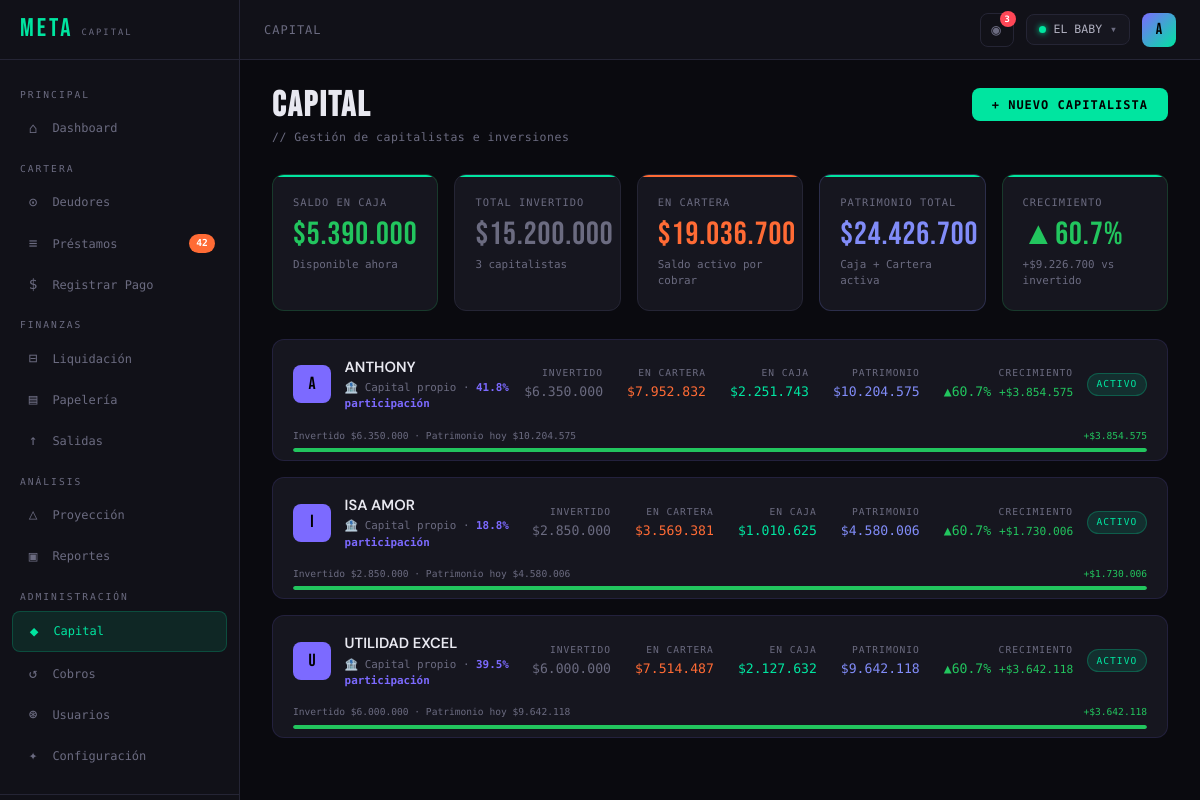
Screenshot of /pages/capital.php (signed in) with the database file from the repository.
### tables this page shows
CREATE TABLE `cobros` (
  `id` int(11) NOT NULL,
  `nombre` varchar(100) NOT NULL,
  `descripcion` varchar(255) DEFAULT NULL,
  `direccion` varchar(255) DEFAULT NULL,
  `telefono` varchar(20) DEFAULT NULL,
  `papeleria_pct` decimal(5,2) NOT NULL DEFAULT 10.00,
  `activo` tinyint(1) NOT NULL DEFAULT 1,
  `created_at` datetime NOT NULL DEFAULT current_timestamp(),
  `updated_at` datetime NOT NULL DEFAULT current_timestamp() ON UPDATE current_timestamp()
);

CREATE TABLE `capitalistas` (
  `id` int(11) NOT NULL,
  `cobro_id` int(11) NOT NULL,
  `nombre` varchar(100) NOT NULL,
  `descripcion` varchar(255) DEFAULT NULL,
  `color` varchar(7) DEFAULT '#7c6aff',
  `tipo` enum('propio','prestado') NOT NULL DEFAULT 'propio',
  `monto_inicial` decimal(15,2) DEFAULT 0.00,
  `tipo_redito` enum('porcentaje','valor_fijo') DEFAULT 'porcentaje',
  `tasa_redito` decimal(8,4) DEFAULT 0.0000,
  `frecuencia_redito` enum('mensual','quincenal','libre') DEFAULT 'mensual',
  `fecha_inicio` date DEFAULT NULL,
  `estado` enum('activo','liquidado') NOT NULL DEFAULT 'activo',
  `created_at` datetime NOT NULL DEFAULT current_timestamp(),
  `updated_at` datetime NOT NULL DEFAULT current_timestamp() ON UPDATE current_timestamp()
);

### config/auth.php (called while the page is built, shortened)
<?php
require_once __DIR__ . '/db.php';
function canDo(string $permiso): bool {
    if ($_SESSION['rol'] === 'superadmin') return true;
    return !empty($_SESSION['permisos'][$permiso]);
}
function cobroActivo(): int {
    return (int)($_SESSION['cobro_activo'] ?? 0);
}

### config/db.php (called while the page is built, shortened)
<?php
function getDB(): PDO {
    static $pdo = null;
    if ($pdo === null) {
        $dsn = "mysql:host=".DB_HOST.";dbname=".DB_NAME.";charset=".DB_CHARSET;
        $options = [
            PDO::ATTR_ERRMODE            => PDO::ERRMODE_EXCEPTION,
            PDO::ATTR_DEFAULT_FETCH_MODE => PDO::FETCH_ASSOC,
            PDO::ATTR_EMULATE_PREPARES   => false,
            PDO::MYSQL_ATTR_INIT_COMMAND => "SET time_zone = '-05:00'"
        ];
        try {
            $pdo = new PDO($dsn, DB_USER, DB_PASS, $options);
        } catch (PDOException $e) {
            http_response_code(500);
            die(json_encode(['error' => 'Error de conexión a la base de datos']));
        }
    }
    return $pdo;
}
require_once __DIR__ . '/helpers.php';

### config/helpers.php (called while the page is built, shortened)
<?php
function fmt($n): string {
    return '$' . number_format((float)$n, 0, ',', '.');
}

### pages/capital.php (the view, shortened to what this page needs)
<?php
require_once __DIR__ . '/../config/auth.php';
$db    = getDB();
$cobro = cobroActivo();
$stmtCap = $db->prepare("
    SELECT cap.id AS capitalista_id, cap.nombre, cap.estado, cap.color,
           cap.tipo, cap.tasa_redito, cap.tipo_redito,
           COALESCE(SUM(CASE WHEN m.tipo='ingreso_capital' AND m.es_entrada=1 AND m.anulado=0 THEN m.monto ELSE 0 END),0) AS total_aportado,
           COALESCE(SUM(CASE WHEN m.tipo='retiro_capital'  AND m.es_entrada=0 AND m.anulado=0 THEN m.monto ELSE 0 END),0) AS total_retirado,
           COALESCE(SUM(CASE WHEN m.tipo='redito'          AND m.es_entrada=0 AND m.anulado=0 THEN m.monto ELSE 0 END),0) AS total_reditos_pagados
    FROM capitalistas cap
    LEFT JOIN capital_movimientos m ON m.capitalista_id=cap.id AND m.cobro_id=?
    WHERE cap.cobro_id=?
    GROUP BY cap.id
    ORDER BY cap.nombre ASC
");
$stmtCap->execute([$cobro, $cobro]);
$capitalistas = $stmtCap->fetchAll();
$stmtCaja = $db->prepare("SELECT COALESCE(SUM(saldo_actual),0) FROM v_saldo_cuentas WHERE cobro_id=?");
$stmtCaja->execute([$cobro]);
$capitalGlobal = (float)$stmtCaja->fetchColumn();
$stmtCartera = $db->prepare("
    SELECT COALESCE(SUM(saldo_pendiente),0)
    FROM prestamos
    WHERE cobro_id=? AND estado NOT IN ('pagado','renovado','refinanciado','anulado')
");
$stmtCartera->execute([$cobro]);
$carteraActiva = (float)$stmtCartera->fetchColumn();
$patrimonioNegocio = $capitalGlobal + $carteraActiva;
$totalAportado = array_sum(array_column($capitalistas, 'total_aportado'));
$crecGlobal    = $patrimonioNegocio - $totalAportado;
$crecGlobalPct = $totalAportado > 0 ? round(($crecGlobal / $totalAportado) * 100, 1) : 0;
$pageSection = 'Capital';
require_once __DIR__ . '/../includes/header.php';
?>
<div class="page-header page-header-row">
  <div>
    <h1>CAPITAL</h1>
    <p>// Gestión de capitalistas e inversiones</p>
  </div>
  <?php if (canDo('puede_crear_capitalista')): ?>
  <button class="btn btn-primary" onclick="openModal('modal-capitalista')">+ Nuevo Capitalista</button>
  <?php endif; ?>
</div>
<div class="stats-grid" style="grid-template-columns:repeat(5,1fr);margin-bottom:1.75rem">
  <div class="stat-card" style="border-color:#22c55e33">
    <div class="stat-label">SALDO EN CAJA</div>
    <div class="stat-value" style="color:#22c55e"><?= fmt($capitalGlobal) ?></div>
    <div class="stat-sub">Disponible ahora</div>
  </div>
  <div class="stat-card">
    <div class="stat-label">TOTAL INVERTIDO</div>
    <div class="stat-value" style="color:var(--muted)"><?= fmt($totalAportado) ?></div>
    <div class="stat-sub"><?= count($capitalistas) ?> capitalistas</div>
  </div>
  <div class="stat-card orange">
    <div class="stat-label">EN CARTERA</div>
    <div class="stat-value"><?= fmt($carteraActiva) ?></div>
    <div class="stat-sub">Saldo activo por cobrar</div>
  </div>
  <div class="stat-card" style="border-color:#818cf833">
    <div class="stat-label">PATRIMONIO TOTAL</div>
    <div class="stat-value" style="color:#818cf8"><?= fmt($patrimonioNegocio) ?></div>
    <div class="stat-sub">Caja + Cartera activa</div>
  </div>
  <div class="stat-card" style="border-color:<?= $crecGlobal >= 0 ? '#22c55e33' : '#ef444433' ?>">
    <div class="stat-label">CRECIMIENTO</div>
    <div class="stat-value" style="color:<?= $crecGlobal >= 0 ? '#22c55e' : '#ef4444' ?>">
      <?= ($crecGlobal >= 0 ? '▲' : '▼') . abs($crecGlobalPct) ?>%
    </div>
    <div class="stat-sub"><?= ($crecGlobal >= 0 ? '+' : '') . fmt($crecGlobal) ?> vs invertido</div>
  </div>
</div>
<?php if (empty($capitalistas)): ?>
<div class="card">
  <div class="empty-state">
    <span class="empty-icon">◆</span>
    <p>No hay capitalistas registrados. Crea uno para empezar.</p>
  </div>
</div>
<?php else: ?>
<?php foreach ($capitalistas as $cap):
  $color     = $cap['color'] ?? '#7c6aff';
  $diff      = $cap['ganancia'];
  $diffPct   = $cap['ganancia_pct'];
  $diffColor = $diff >= 0 ? '#22c55e' : '#ef4444';
  $diffIcon  = $diff >= 0 ? '▲' : '▼';
?>
<div class="item-card mb-2" style="border-color:<?= $color ?>22">
  <div class="item-card-header" onclick="toggleCard('cap-<?= $cap['capitalista_id'] ?>')">
    <div class="avatar" style="background:<?= $color ?>;color:#000">
      <?= strtoupper(substr($cap['nombre'],0,1)) ?>
    </div>
    <div class="item-card-info">
      <div class="item-card-name"><?= htmlspecialchars($cap['nombre']) ?></div>
      <div class="item-card-meta">
        <?= $cap['tipo'] === 'prestado' ? '💳 Capital prestado' : '🏦 Capital propio' ?>
        · <span style="color:<?= $color ?>;font-weight:600"><?= $cap['pct_participacion'] ?>% participación</span>
      </div>
    </div>
    <div class="item-card-stats">
      <div>
        <div class="item-stat-label">Invertido</div>
        <div class="item-stat-val text-mono" style="color:var(--muted)"><?= fmt($cap['capital_neto']) ?></div>
      </div>
      <div>
        <div class="item-stat-label">En cartera</div>
        <div class="item-stat-val text-mono text-orange"><?= fmt($cap['cartera_suya']) ?></div>
      </div>
      <div>
        <div class="item-stat-label">En caja</div>
        <div class="item-stat-val text-mono text-green"><?= fmt($cap['caja_suya']) ?></div>
      </div>
      <div>
        <div class="item-stat-label">Patrimonio</div>
        <div class="item-stat-val text-mono" style="color:#818cf8"><?= fmt($cap['patrimonio_suyo']) ?></div>
      </div>
      <div>
        <div class="item-stat-label">Crecimiento</div>
        <div class="item-stat-val text-mono" style="color:<?= $diffColor ?>">
          <?= $diffIcon . abs($diffPct) ?>% <span style="font-size:.7rem"><?= ($diff>=0?'+':'').fmt($diff) ?></span>
        </div>
      </div>
    </div>
    <?php if ($cap['estado'] === 'liquidado'): ?>
    <span class="badge badge-muted">LIQUIDADO</span>
    <?php else: ?>
    <span class="badge badge-green">ACTIVO</span>
    <?php endif; ?>
  </div>
  <?php if ($cap['capital_neto'] > 0): ?>
  <div style="padding:0 1.25rem 0.5rem">
    <div style="display:flex;justify-content:space-between;font-family:var(--font-mono);font-size:0.6rem;color:var(--muted);margin-bottom:0.3rem">
      <span>Invertido <?= fmt($cap['capital_neto']) ?> · Patrimonio hoy <?= fmt($cap['patrimonio_suyo']) ?></span>
      <span style="color:<?= $diffColor ?>"><?= ($diff>=0?'+':'').fmt($diff) ?></span>
    </div>
    <div style="height:4px;background:var(--border);border-radius:2px;overflow:hidden">
      <?php $barPct = $cap['capital_neto'] > 0 ? min(round(($cap['patrimonio_suyo'] / $cap['capital_neto']) * 100), 200) : 0; ?>
      <div style="height:100%;width:<?= min($barPct,100) ?>%;background:<?= $diffColor ?>;border-radius:2px;transition:width 1s ease"></div>
    </div>
  </div>
  <?php endif; ?>
</div>
<?php endforeach; ?>
<?php endif; ?>
<?php
require_once __DIR__ . '/../includes/footer.php';
?>

### includes/header.php (shortened to what this page needs)
<?php
$pageTitle   = $pageTitle   ?? 'META Capital';
$pageSection = $pageSection ?? '';
?>
<!DOCTYPE html>
<html lang="es">
<head>
  <link rel="stylesheet" href="/assets/css/style.css">
</head>
<body>
<div class="layout">
  <aside class="sidebar">
    <div class="sidebar-logo">
      <?php
        $logoPath = $_SERVER['DOCUMENT_ROOT'] . '/assets/img/logo.png';
        if (file_exists($logoPath)):
      ?>
        <img src="/assets/img/logo.png?v=<?= filemtime($logoPath) ?>" alt="Logo" class="sidebar-logo-img">
      <?php else: ?>
        <span>META</span><small>CAPITAL</small>
      <?php endif; ?>
    </div>
    <nav class="sidebar-nav">
      <?php if (canDo('puede_ver_dashboard')): ?>
      <div class="nav-section-label">Principal</div>
      <a href="/pages/dashboard.php" class="nav-item <?= $pageSection==='Dashboard'?'active':'' ?>">
        <span class="nav-icon">⌂</span> Dashboard
      </a>
      <?php endif; ?>
      <?php
        $verDeudores  = canDo('puede_ver_deudores');
        $verPrestamos = canDo('puede_ver_prestamos');
        $verPagos     = canDo('puede_registrar_pago');
        if ($verDeudores || $verPrestamos || $verPagos):
      ?>
      <div class="nav-section-label">Cartera</div>
      <?php if ($verDeudores): ?>
      <a href="/pages/deudores.php" class="nav-item <?= $pageSection==='Deudores'?'active':'' ?>">
        <span class="nav-icon">⊙</span> Deudores
      </a>
      <?php endif; ?>
      <?php if ($verPrestamos): ?>
      <a href="/pages/prestamos.php" class="nav-item <?= $pageSection==='Préstamos'?'active':'' ?>">
        <span class="nav-icon">≡</span> Préstamos
        <?php
          $db  = getDB();
          $cid = cobroActivo();
          if ($cid) {
            $stmt = $db->prepare("SELECT COUNT(*) FROM cuotas WHERE cobro_id=? AND estado IN ('pendiente','parcial') AND fecha_vencimiento <= CURDATE()");
            $stmt->execute([$cid]);
            $vencidas = $stmt->fetchColumn();
            if ($vencidas > 0) echo "<span class='nav-badge'>$vencidas</span>";
          }
        ?>
      </a>
      <?php endif; ?>
      <?php if ($verPagos): ?>
      <a href="/pages/pagos.php" class="nav-item <?= $pageSection==='Pagos'?'active':'' ?>">
        <span class="nav-icon">$</span> Registrar Pago
      </a>
      <?php endif; ?>
      <?php endif; ?>
      <?php
        $verLiq     = canDo('puede_ver_configuracion');
        $verPap     = canDo('puede_ver_configuracion');
        $verSalidas = canDo('puede_ver_salidas');
        if ($verLiq || $verPap || $verSalidas):
      ?>
      <div class="nav-section-label">Finanzas</div>
      <?php if ($verLiq): ?>
      <a href="/pages/liquidacion.php" class="nav-item <?= $pageSection==='Liquidación'?'active':'' ?>">
        <span class="nav-icon">⊟</span> Liquidación
      </a>
      <?php endif; ?>
      <?php if ($verPap): ?>
      <a href="/pages/papeleria.php" class="nav-item <?= $pageSection==='Papelería'?'active':'' ?>">
        <span class="nav-icon">▤</span> Papelería
      </a>
      <?php endif; ?>
      <?php if ($verSalidas): ?>
      <a href="/pages/salidas.php" class="nav-item <?= $pageSection==='Salidas'?'active':'' ?>">
        <span class="nav-icon">↑</span> Salidas
      </a>
      <?php endif; ?>
      <?php endif; ?>
      <?php
        $verProyeccion = canDo('puede_ver_proyeccion');
        $verReportes   = canDo('puede_ver_reportes');
        if ($verProyeccion || $verReportes):
      ?>
      <div class="nav-section-label">Análisis</div>
      <?php if ($verProyeccion): ?>
      <a href="/pages/proyeccion.php" class="nav-item <?= $pageSection==='Proyeccion'?'active':'' ?>">
        <span class="nav-icon">△</span> Proyección
      </a>
      <?php endif; ?>
      <?php if ($verReportes): ?>
      <a href="/pages/reportes.php" class="nav-item <?= $pageSection==='Reportes'?'active':'' ?>">
        <span class="nav-icon">▣</span> Reportes
      </a>
      <?php endif; ?>
      <?php endif; ?>
      <?php
        $verCapital  = canDo('puede_ver_capital');
        $verCobros   = canDo('puede_ver_cobros');
        $verUsuarios = canDo('puede_ver_usuarios');
        $verConfig   = canDo('puede_ver_configuracion');
        if ($verCapital || $verCobros || $verUsuarios || $verConfig):
      ?>
      <div class="nav-section-label">Administración</div>
      <?php if ($verCapital): ?>
      <a href="/pages/capital.php" class="nav-item <?= $pageSection==='Capital'?'active':'' ?>">
        <span class="nav-icon">◆</span> Capital
      </a>
      <?php endif; ?>
      <?php if ($verCobros): ?>
      <a href="/pages/cobros.php" class="nav-item <?= $pageSection==='Cobros'?'active':'' ?>">
        <span class="nav-icon">↺</span> Cobros
      </a>
      <?php endif; ?>
      <?php if ($verUsuarios): ?>
      <a href="/pages/usuarios.php" class="nav-item <?= $pageSection==='Usuarios'?'active':'' ?>">
        <span class="nav-icon">⊛</span> Usuarios
      </a>
      <?php endif; ?>
      <?php if ($verConfig): ?>
      <a href="/pages/configuracion.php" class="nav-item <?= $pageSection==='Configuracion'?'active':'' ?>">
        <span class="nav-icon">✦</span> Configuración
      </a>
      <?php endif; ?>
      <?php endif; ?>
    </nav>
    <div class="sidebar-footer">
    </div>
  </aside>
  <header class="topbar">
    <span class="topbar-title"><?= htmlspecialchars($pageSection ?: $pageTitle) ?></span>
    <div class="topbar-right">
      <?php
        $cobroNombre = '—';
        $cobro_id    = cobroActivo();
        if ($cobro_id) {
          $stmtC = getDB()->prepare("SELECT nombre FROM cobros WHERE id = ?");
          $stmtC->execute([$cobro_id]);
          $cobroNombre = $stmtC->fetchColumn() ?: '—';
        }
      ?>
      <div style="position:relative" id="campana-wrap">
        <button class="btn btn-ghost btn-sm" id="btn-campana"
                onclick="toggleNotifs()"
                style="position:relative;width:34px;height:34px;padding:0;display:flex;align-items:center;justify-content:center;font-size:1rem">
          ◉
          <?php
            $db2 = getDB();
            $cid2 = cobroActivo();
            if ($cid2) {
              $nQ = $db2->prepare("SELECT COUNT(*) FROM alertas_admin WHERE cobro_id=? AND leida=0");
              $nQ->execute([$cid2]);
              $nAlertas = (int)$nQ->fetchColumn();
              if ($nAlertas > 0) echo "<span id='badge-notif' style='position:absolute;top:-3px;right:-3px;background:var(--danger);color:#fff;font-family:var(--font-mono);font-size:0.55rem;font-weight:700;min-width:16px;height:16px;border-radius:8px;display:flex;align-items:center;justify-content:center;padding:0 3px'>$nAlertas</span>";
            }
          ?>
        </button>
      </div>
      <div class="cobro-selector" onclick="openModal('modal-cobro')">
        <div class="dot-active"></div>
        <?= htmlspecialchars($cobroNombre) ?>
        <?php if ($_SESSION['rol'] === 'superadmin'): ?>
        <span style="color:var(--muted)">▾</span>
        <?php endif; ?>
      </div>
      <div style="position:relative">
        <div class="user-avatar" data-dropdown="user-menu">
          <?= strtoupper(substr($_SESSION['usuario_nombre'], 0, 1)) ?>
        </div>
      </div>
    </div>
  </header>
  <main class="content">

### rows the page displays
cobros: nombre "EL BABY"
capitalistas: nombre "A", nombre "ANTHONY", tipo "🏦 Capital propio", pct_participacion "41.8", capital_neto "$6.350.000", cartera_suya "$7.952.832", caja_suya "$2.251.743", patrimonio_suyo "$10.204.575", diffIcon "▲", diffPct "60.7", diff "$3.854.575", estado "ACTIVO", min($barPct,100) 100 (drawn)
capitalistas: nombre "I", nombre "ISA AMOR", tipo "🏦 Capital propio", pct_participacion "18.8", capital_neto "$2.850.000", cartera_suya "$3.569.381", caja_suya "$1.010.625", patrimonio_suyo "$4.580.006", diffIcon "▲", diffPct "60.7", diff "$1.730.006", estado "ACTIVO", min($barPct,100) 100 (drawn)
capitalistas: nombre "U", nombre "UTILIDAD EXCEL", tipo "🏦 Capital propio", pct_participacion "39.5", capital_neto "$6.000.000", cartera_suya "$7.514.487", caja_suya "$2.127.632", patrimonio_suyo "$9.642.118", diffIcon "▲", diffPct "60.7", diff "$3.642.118", estado "ACTIVO", min($barPct,100) 100 (drawn)

### other values shown
$vencidas "42"
$pageSection ?: $pageTitle "CAPITAL"
$nAlertas "3"
substr($_SESSION['usuario_nombre'], 0, 1) "A"
fmt($capitalGlobal) "$5.390.000"
fmt($totalAportado) "$15.200.000"
count($capitalistas) "3"
fmt($carteraActiva) "$19.036.700"
fmt($patrimonioNegocio) "$24.426.700"
abs($crecGlobalPct) "60.7"
fmt($crecGlobal) "$9.226.700"
